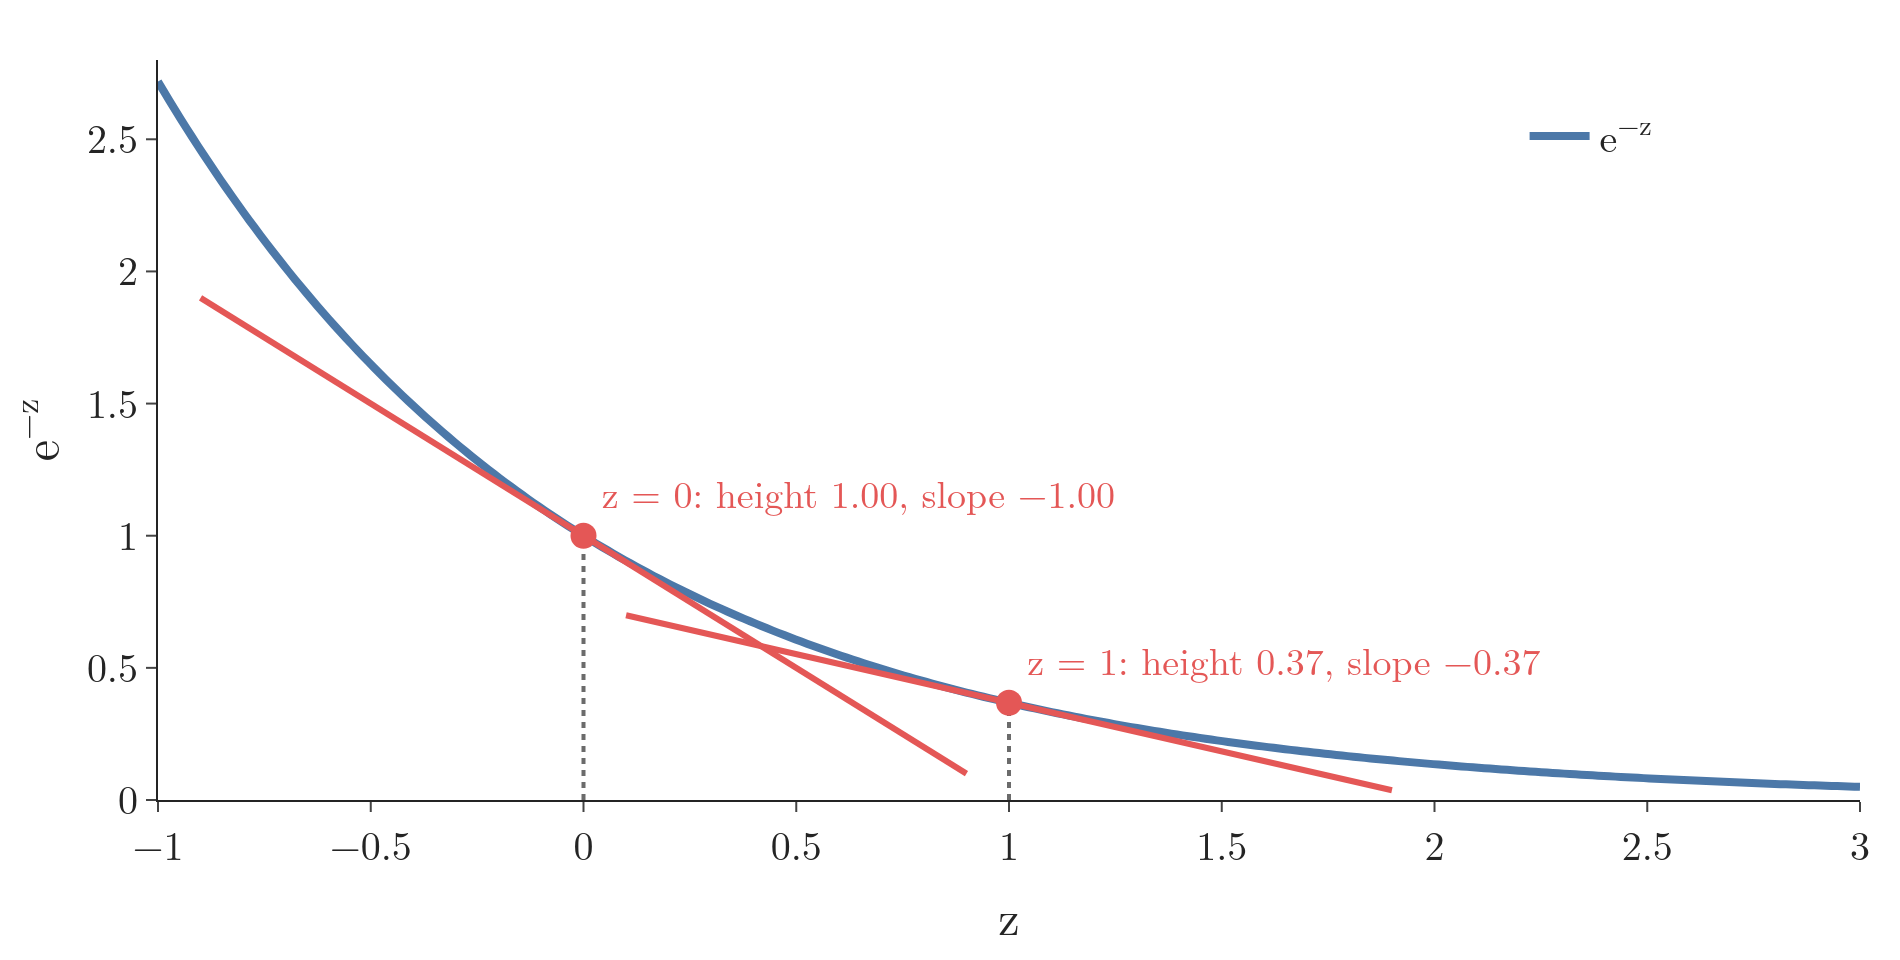

Source code (Python):
"""Note ML-073, Section 2 (Plotly): e^(-z) with tangent lines at z = 0 and z = 1. Each tangent's slope is -e^(-z):
the curve's own height with a minus sign.  Run: python exp_slope.py -> exp_slope.png"""
from pathlib import Path
import numpy as np
import plotly.graph_objects as go

HERE = Path(__file__).parent
BLUE, RED, GREY = "#4C78A8", "#E45756", "#6B6B6B"
z = np.linspace(-1, 3, 300)
fig = go.Figure(go.Scatter(x=z, y=np.exp(-z), mode="lines", line=dict(color=BLUE, width=4, simplify=False), name="e<sup>−z</sup>"))
h = 1e-6
for z0 in (0, 1):
    slope = (np.exp(-(z0 + h)) - np.exp(-(z0 - h))) / (2 * h)          # numerical slope
    assert abs(slope + np.exp(-z0)) < 1e-6                              # equals -e^(-z0)
    t = np.linspace(z0 - 0.9, z0 + 0.9, 2)
    fig.add_trace(go.Scatter(x=t, y=np.exp(-z0) + slope * (t - z0), mode="lines", line=dict(color=RED, width=3), showlegend=False))
    fig.add_trace(go.Scatter(x=[z0, z0], y=[0, np.exp(-z0)], mode="lines", line=dict(color=GREY, width=2, dash="dot"), showlegend=False))
    fig.add_trace(go.Scatter(x=[z0], y=[np.exp(-z0)], mode="markers+text", marker=dict(size=13, color=RED),
                             text=[f"z = {z0}: height {np.exp(-z0):.2f}, slope −{-slope:.2f}"], textposition="top right",
                             textfont=dict(size=19, color=RED), showlegend=False))
fig.update_layout(template="simple_white", width=950, height=480, font=dict(family="Latin Modern Roman", size=20),
                  margin=dict(l=60, r=20, t=30, b=60), xaxis=dict(title="z", range=[-1, 3]),
                  yaxis=dict(title="e<sup>−z</sup>", range=[0, 2.8]), legend=dict(x=0.8, y=0.95))
fig.write_image(HERE / "exp_slope.png", scale=2)
